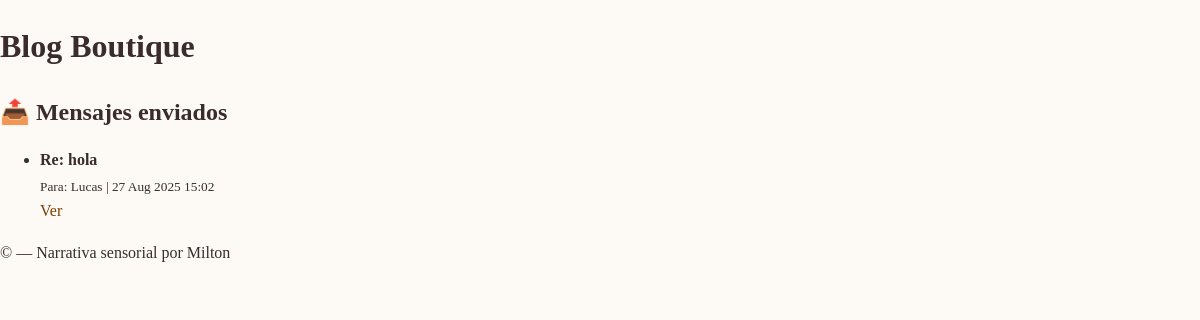
The app's page /messenger/sent/ (signed in) with its own data.
### messenger/models.py (models this page shows, shortened)
class Message(models.Model):
    sender = models.ForeignKey(User, related_name="sent_messages", on_delete=models.CASCADE)
    recipient = models.ForeignKey(User, related_name="received_messages", on_delete=models.CASCADE)
    subject = models.CharField(max_length=255)
    body = models.TextField()
    sent_at = models.DateTimeField(auto_now_add=True)
    read = models.BooleanField(default=False)

### messenger/views.py (the view)
# urls.py: path("sent/", SentView.as_view(), name="sent"),
class SentView(LoginRequiredMixin, ListView):
    model = Message
    template_name = "messenger/sent.html"
    context_object_name = "sent_messages"
    def get_queryset(self):
        return Message.objects.filter(sender=self.request.user).order_by("-sent_at")

### messenger/context_processors.py (called while the page is built)
def mensajes_no_leidos(request):
    if request.user.is_authenticated:
        count = Message.objects.filter(recipient=request.user, read=False).count()
        return {'mensajes_no_leidos': count}
    return {}

### messenger/templates/messenger/sent.html
{% extends "base.html" %}
{% block content %}
<div class="container mt-5">
  <h2 class="mb-4">📤 Mensajes enviados</h2>
  <ul class="list-group">
    {% for message in sent_messages %}
      <li class="list-group-item d-flex justify-content-between align-items-center">
        <div>
          <strong>{{ message.subject }}</strong><br>
          <small>Para: {{ message.recipient.username }} | {{ message.sent_at|date:"d M Y H:i" }}</small>
        </div>
        <a href="{% url 'messenger:detail' message.pk %}" class="btn btn-sm btn-outline-primary">Ver</a>
      </li>
    {% empty %}
      <li class="list-group-item text-muted">Todavía no enviaste ningún mensaje.</li>
    {% endfor %}
  </ul>
</div>
{% endblock %}

### static/css/boutique.css (style rules this page uses)
body { font-family: 'Georgia', serif; background-color: #fdfdfd; color: #2c2c2c; line-height: 1.6; }

### pages/static/pages/pages.css (style rules this page uses)
body { font-family: 'Cormorant Garamond', serif; background-color: #fdfaf6; color: #3a2c2c; margin: 0; padding: 0; }
h1, h2 { font-weight: 600; margin-bottom: 0.5em; }
a { text-decoration: none; color: #7b3f00; transition: color 0.3s ease; }

### records on screen
Message: subject "Re: hola", recipient.username "Lucas", sent_at "27 Aug 2025 15:02"
